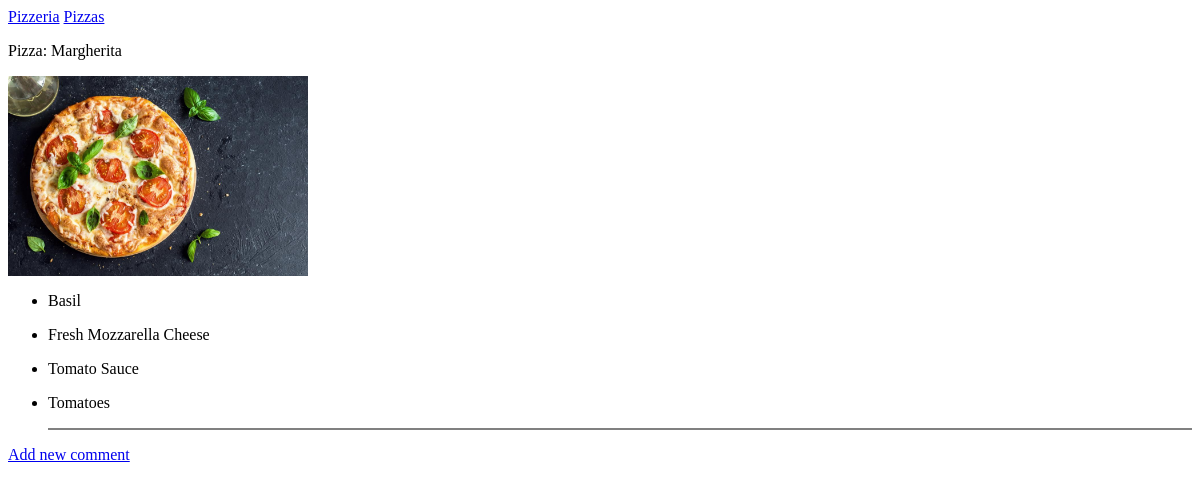
Before: /pizzas/4 with the older database file.
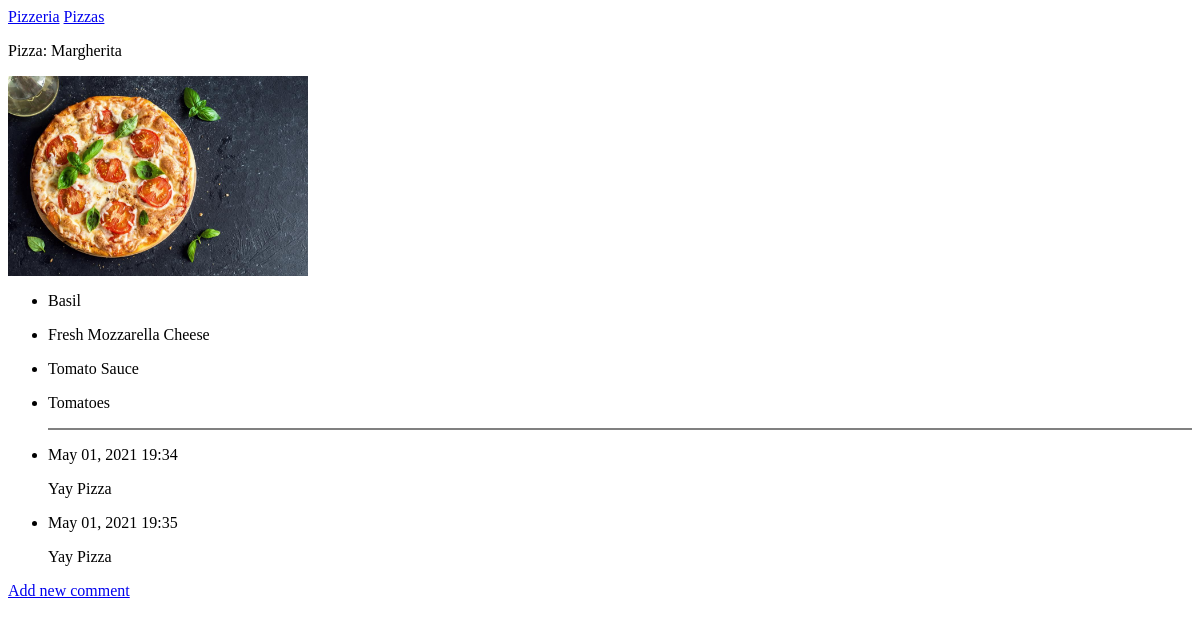
After: the same page with the newer database file.
### Pizza/models.py (models this page shows, shortened)
class Pizza(models.Model):
    name = models.TextField()
    image = models.ImageField(upload_to="images", blank=True)
    def __str__(self):
        return self.name

class Topping(models.Model):
    pizza = models.ForeignKey(Pizza, on_delete=models.CASCADE)
    name = models.TextField()

class Comment(models.Model):
    pizza = models.ForeignKey(Pizza, on_delete=models.CASCADE)
    text = models.CharField(max_length=200)
    date_added = models.DateTimeField(auto_now_add=True, blank=True)

### Pizza/views.py (the view)
# urls.py: path("pizzas/<int:pizza_id>", views.pizza, name="pizza"),
def pizza(request, pizza_id):
    pizza = Pizza.objects.get(id=pizza_id)
    toppings = Topping.objects.all().filter(pizza=pizza_id)
    comments = Comment.objects.all().filter(pizza=pizza_id)
    context = {"pizza": pizza, "toppings": toppings, "comments": comments}
    return render(request, "Pizza/pizza.html", context)

### Pizza/templates/Pizza/pizza.html (shortened to what this page needs)
{% extends "Pizza/base.html"%}
{% block content %}
<p>Pizza: {{ pizza }}</p>
{% if pizza.image %}
<img src="{{pizza.image.url}}" class="img-thumbnail" style="max-height: 200px" alt="">
{% endif %}
<ul>
    {% for topping in toppings %}
    <li>
        <p>{{topping.name | linebreaks}}</p>
    </li>
    {% endfor %}
    <hr style="height:2px;border-width:0;color:gray;background-color:gray">
    {% for comment in comments %}
    <li>
        <p>{{comment.date_added|date:'M d, Y H:i'}}</p>
        <p>{{comment.text | linebreaks}}
    </li>
    {% endfor %}
</ul>
<p>
    <a href="{% url 'Pizza:new_comment' pizza.id %}">Add new comment</a>
</p>
{% endblock content %}

### Pizza/templates/Pizza/base.html
<p>
    <a href="{% url 'Pizza:index' %}">Pizzeria</a>
    <a href="{% url 'Pizza:pizzas' %}">Pizzas</a>
</p>
{% block content %}{% endblock content %}

Changed rows visible on the page:
added Comment: date_added "May 01, 2021 19:34", text "Yay Pizza"
added Comment: date_added "May 01, 2021 19:35", text "Yay Pizza"
